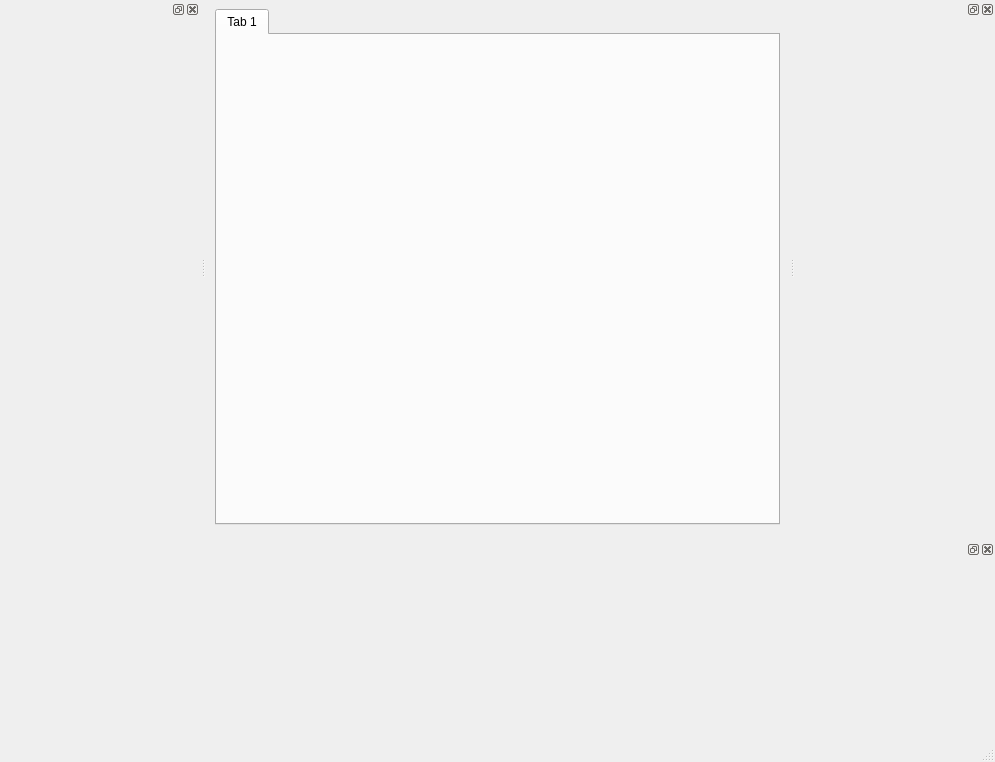
<?xml version="1.0" encoding="UTF-8"?>
<ui version="4.0">
 <class>MainWindow</class>
 <widget class="QMainWindow" name="MainWindow">
  <property name="geometry">
   <rect>
    <x>0</x>
    <y>0</y>
    <width>995</width>
    <height>762</height>
   </rect>
  </property>
  <property name="windowTitle">
   <string>MainWindow</string>
  </property>
  <widget class="QWidget" name="centralwidget">
   <layout class="QVBoxLayout" name="verticalLayout">
    <item>
     <widget class="QTabWidget" name="centralTabWidget">
      <property name="currentIndex">
       <number>0</number>
      </property>
      <widget class="QWidget" name="tab">
       <attribute name="title">
        <string>Tab 1</string>
       </attribute>
      </widget>
     </widget>
    </item>
   </layout>
  </widget>
  <widget class="QMenuBar" name="menubar">
   <property name="geometry">
    <rect>
     <x>0</x>
     <y>0</y>
     <width>995</width>
     <height>21</height>
    </rect>
   </property>
  </widget>
  <widget class="QStatusBar" name="statusbar"/>
  <widget class="QDockWidget" name="dockWidget_2">
   <property name="minimumSize">
    <size>
     <width>200</width>
     <height>38</height>
    </size>
   </property>
   <attribute name="dockWidgetArea">
    <number>2</number>
   </attribute>
   <widget class="QWidget" name="dockWidgetContents"/>
  </widget>
  <widget class="QDockWidget" name="dockWidget_3">
   <property name="minimumSize">
    <size>
     <width>80</width>
     <height>200</height>
    </size>
   </property>
   <property name="maximumSize">
    <size>
     <width>524287</width>
     <height>200</height>
    </size>
   </property>
   <attribute name="dockWidgetArea">
    <number>8</number>
   </attribute>
   <widget class="QWidget" name="dockWidgetContents_2"/>
  </widget>
  <widget class="QDockWidget" name="dockWidget_1">
   <property name="minimumSize">
    <size>
     <width>200</width>
     <height>38</height>
    </size>
   </property>
   <attribute name="dockWidgetArea">
    <number>1</number>
   </attribute>
   <widget class="QWidget" name="dockWidgetContents_3"/>
  </widget>
 </widget>
 <resources/>
 <connections/>
</ui>
